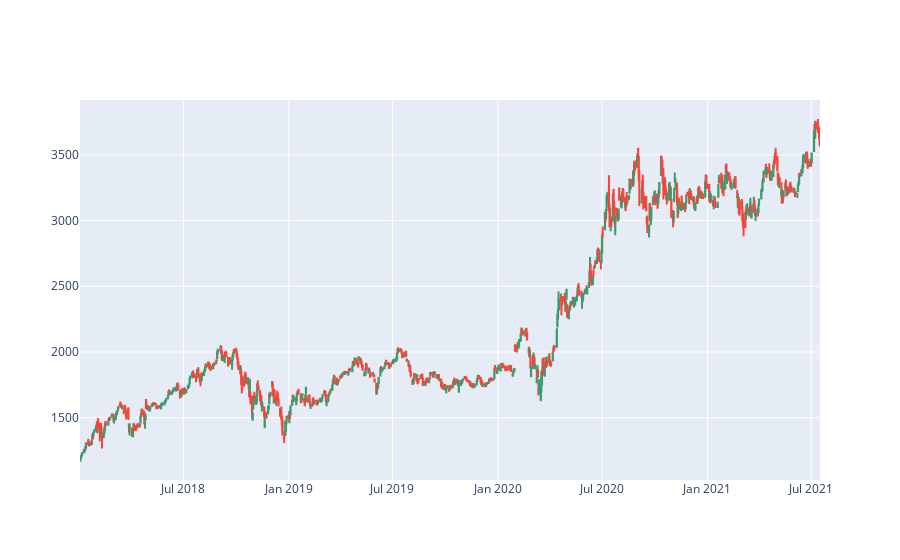

Source (notebook cell):
### Code cell
fig = go.Figure(
    data = [
        go.Candlestick(
            x = df.index,
            open=df['Open'],
            close=df['Close'],
            high=df['High'],
            low=df['Low']
        )
    ]
)

fig.update_layout(xaxis_rangeslider_visible=False)

fig.show()

### Figure 1 — Plotly figure (JSON) as saved in the notebook; plotly's stock layout.template omitted (floating-point values rounded to 4 significant figures; data arrays with more than 128 entries replaced by an {"elided": "..."} marker saying what was removed)
{"data": [{"close": {"elided": "891 float values"}, "high": {"elided": "891 float values"}, "low": {"elided": "891 float values"}, "open": {"elided": "891 float values"}, "type": "candlestick", "x": {"elided": "891 str values"}}], "layout": {"autosize": true, "xaxis": {"autorange": true, "range": ["2018-01-01 12:00", "2021-07-16 12:00"], "rangeslider": {"visible": false, "yaxis": {}}, "type": "date"}, "yaxis": {"autorange": true, "range": [1026.0, 3918.0]}}}
